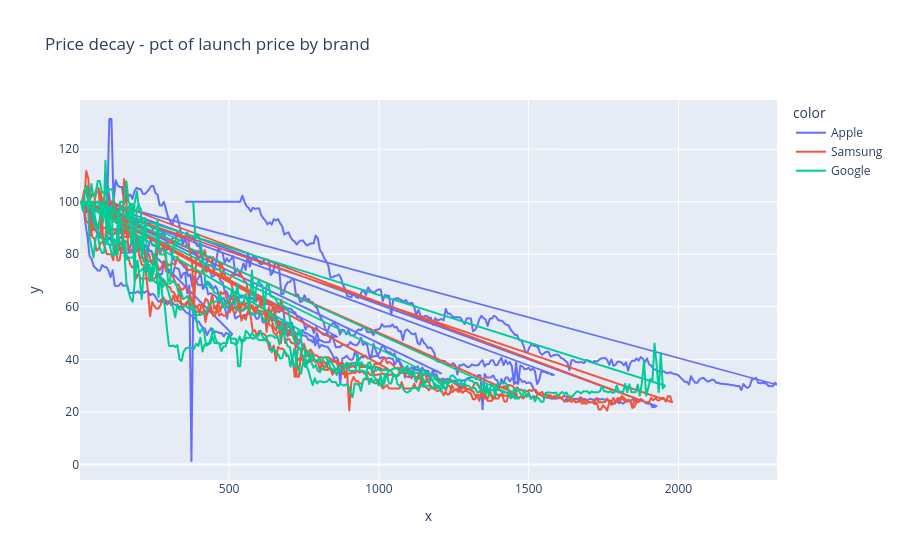

This figure's notebook cell:
### Code cell
#W2 D3 
'''Add a new column `mean_price` to `all_iphones_df` — the mean NEW price for that model,
aligned to every row (same value repeated for all rows of the same model).
Print head() showing model, NEW, and mean_price columns only.'''
all_iphones_df['mean_price'] = all_iphones_df.groupby('model')['NEW'].transform('mean')


'''Build a summary DataFrame with one row per model, columns:
- `mean_price` — mean weekly NEW price
- `std_price` — standard deviation of weekly NEW prices
- `weeks_of_data` — number of weekly price points'''
summary_df = all_iphones_df.groupby('model').agg(mean_price=('NEW', 'mean'), std_price = ('NEW', 'std'), weeks_of_data = ('NEW', 'count')).reset_index()


'''From the full resampled `df` (all ASINs), identify:
- The 2 Samsung ASINs with the most weekly price points
- The 2 Google ASINs with the most weekly price points
'''
top_asins = df.groupby(['brand', 'model', 'asin']).agg(weekly_price_points = ('NEW', 'count')).reset_index()
top_asins = top_asins.sort_values('weekly_price_points', ascending = False)
top_asins.head(12)



'''Filter `df` to: all Apple iPhones + the 4 chosen ASINs.
Compute the decay summary table (first_price, last_price, total_drop_pct) grouped by model.
Print sorted by total_drop_pct descending.'''

filtered_df = df[(df['brand'] == 'Apple') | (df['asin'].isin(['B08L34JQ9C', 'B08VLMQ3KS', 'B08MV7HWFK', 'B09SYSMCX6']))]
filtered_df = df.groupby('model').agg(first_price = ('NEW', 'first'), last_price = ('NEW', 'last')).reset_index()
filtered_df['total_drop_pct'] = round((filtered_df['first_price'] - filtered_df['last_price']) / filtered_df['first_price'] * 100, 1)
filtered_df = filtered_df.sort_values('total_drop_pct', ascending = False)
filtered_df.head()


'''Plot decay curves for all selected models on one px.line chart.
x = days_since_launch, y = NEW, color = brand.
Title: "Price Decay by Brand".
One observation: which brand decays fastest?'''


import plotly.express as px
decay_chart = px.line(x = df['days_since_launch'], y = df['NEW'], color = df['brand'])
# decay_chart.show()


'''Add column `price_pct_of_launch` to the filtered DataFrame:
price as a percentage of that model's first recorded price.
Formula: `NEW / first_price * 100`
You already know how to get first_price per model. Print min, max, and head().
'''

df['first_price'] = df.groupby('model')['NEW'].transform('first')
df['price_pct_of_launch'] = round(df['NEW'] / df['first_price'] * 100, 1)
df.head()

decay_chart_price_pct = px.line(x = df['days_since_launch'], y = df['price_pct_of_launch'], color = df['brand'], title = 'Price decay - pct of launch price by brand')
decay_chart_price_pct.show()

### Figure 1 — Plotly figure (JSON) as saved in the notebook; plotly's stock layout.template omitted (floating-point values rounded to 4 significant figures; data arrays with more than 128 entries replaced by an {"elided": "..."} marker saying what was removed)
{"data": [{"hovertemplate": "color=Apple<br>x=%{x}<br>y=%{y}<extra></extra>", "legendgroup": "Apple", "line": {"color": "#636efa", "dash": "solid"}, "marker": {"symbol": "circle"}, "mode": "lines", "name": "Apple", "showlegend": true, "type": "scattergl", "x": {"elided": "1144 int values"}, "xaxis": "x", "y": {"elided": "1144 float values"}, "yaxis": "y"}, {"hovertemplate": "color=Samsung<br>x=%{x}<br>y=%{y}<extra></extra>", "legendgroup": "Samsung", "line": {"color": "#EF553B", "dash": "solid"}, "marker": {"symbol": "circle"}, "mode": "lines", "name": "Samsung", "showlegend": true, "type": "scattergl", "x": {"elided": "1012 int values"}, "xaxis": "x", "y": {"elided": "1012 float values"}, "yaxis": "y"}, {"hovertemplate": "color=Google<br>x=%{x}<br>y=%{y}<extra></extra>", "legendgroup": "Google", "line": {"color": "#00cc96", "dash": "solid"}, "marker": {"symbol": "circle"}, "mode": "lines", "name": "Google", "showlegend": true, "type": "scattergl", "x": {"elided": "785 int values"}, "xaxis": "x", "y": {"elided": "785 float values"}, "yaxis": "y"}], "layout": {"legend": {"title": {"text": "color"}, "tracegroupgap": 0}, "title": {"text": "Price decay - pct of launch price by brand"}, "xaxis": {"anchor": "y", "domain": [0, 1], "title": {"text": "x"}}, "yaxis": {"anchor": "x", "domain": [0, 1], "title": {"text": "y"}}}}
